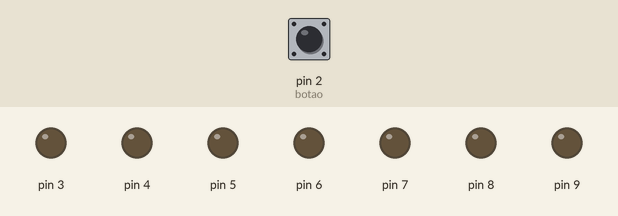
This sketch was run on a simulated Arduino Uno, built with avr-gcc and run on an emulated ATmega328P. Shown: output pins drawn as LEDs (lit = HIGH). Inputs (shaded band) come from the test bench; at power-on: pin 2 (botao) LOW.

Above: at 1.2 s.
1.3 s: pin 2 (botao) pulled HIGH for 0.15 s
At 1.7 s:
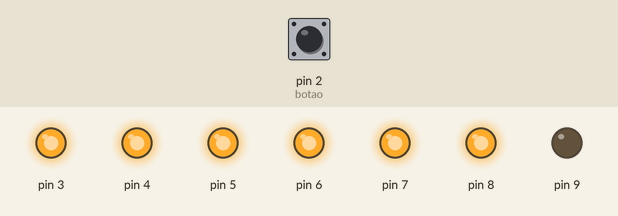
At 4.1 s:
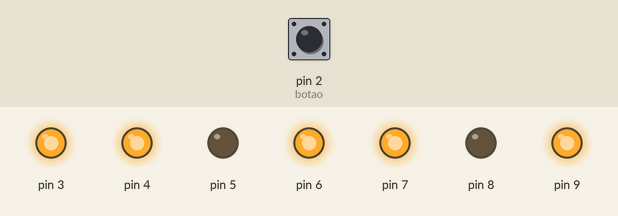
10.4 s: pin 2 (botao) pulled HIGH for 1 s
At 13.1 s:
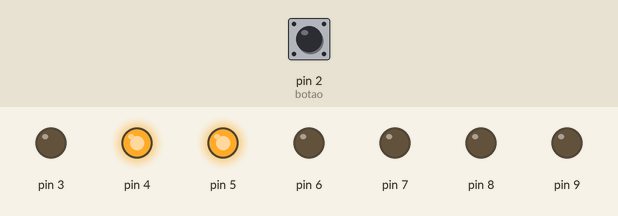
Timing chart, 0 to 22.8 s (numbered marks = the images above; inputs shaded):
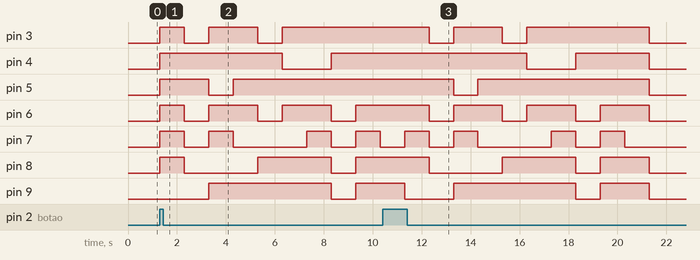

The sketch:

Exercicio01.ino
```cpp
int a,b,c,d,e,f,g;
int botao;
bool estadoBotao;
void setup(){

botao = 2;
pinMode(botao, INPUT);

  for(int i=3; i<=9; i++){

  pinMode(i, OUTPUT);

  }

}

void loop(){

estadoBotao = digitalRead(botao);

  if(estadoBotao == HIGH){

    controlador(1,1,1,1,1,1,0,1);//n0
	controlador(0,1,1,0,0,0,0,1);//n1
    controlador(1,1,0,1,1,0,1,1);//n2
    controlador(1,1,1,1,0,0,1,1);//n3
    controlador(0,1,1,0,0,1,1,1);//n4
    controlador(1,0,1,1,0,1,1,1);//n5
    controlador(1,0,1,1,1,1,1,1);//n6
    controlador(1,1,1,0,0,0,0,1);//n7
    controlador(1,1,1,1,1,1,1,1);//n8
    controlador(1,1,1,1,0,1,1,1);//n9
    controlador(0,0,0,0,0,0,0,0);//out


  }


}

void controlador(int a, int b, int c, int d, int e, int f, int g, int cachorro){

digitalWrite(3,a);
digitalWrite(4,b);
digitalWrite(5,c);
digitalWrite(6,d);
digitalWrite(7,e);
digitalWrite(8,f);
digitalWrite(9,g);
delay(cachorro*=1000);


}
```

Measured:
- after the input at 1.3 s, pin 3: goes HIGH 1.0 s, LOW 1.0 s, HIGH 2.0 s, LOW 1.0 s, then HIGH, starting at once; pin 4: LOW → HIGH at once, → LOW 5.0 s later, → HIGH 2.0 s later
- after the input at 10.4 s, pin 4: HIGH → LOW after 5.9 s instead of 0.90 s; pin 5: HIGH → LOW after 2.9 s instead of 0.90 s; pin 7: LOW → HIGH after 0.90 s, → LOW 1.0 s later, → HIGH 1.0 s later, → LOW 1.0 s later, … (8 changes in this stretch)
